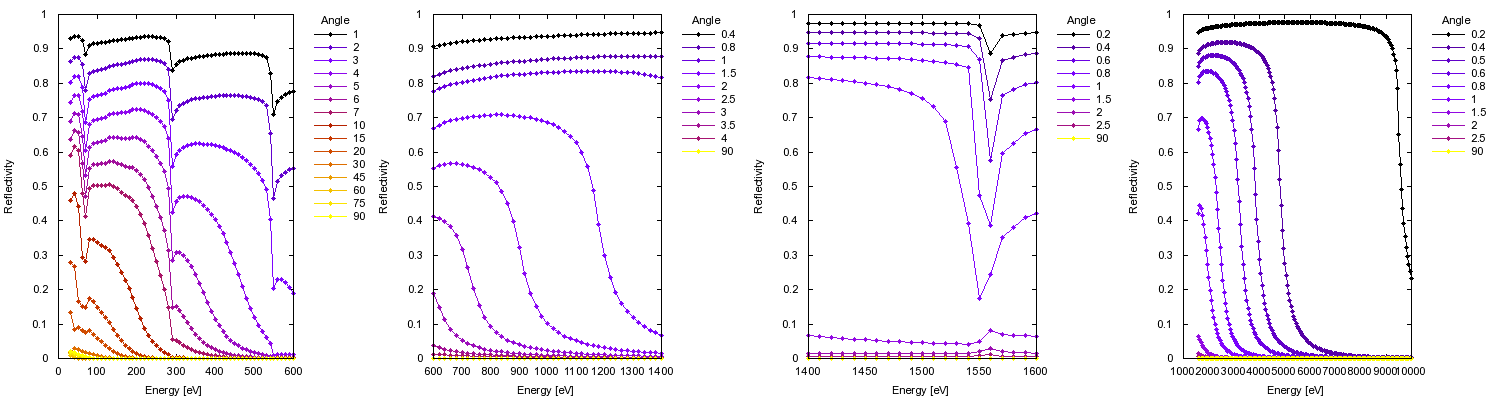

Write gnuplot code to recreate this figure.


#!/usr/bin/env gnuplot

emins = "30 600 1400 1600"

set xlabel 'Energy [eV]'
set ylabel 'Reflectivity' offset 1,0
set key right out reverse Left title 'Angle' samplen 0.5 box
unset colorbox
set xtics rotate by -45

outname = 'Al_5nmCO.pdf'
set out outname
set term pdf size 20,5 fontscale 0.7
#set term png size 1500,400 fontscale 0.7
set multiplot layout 1,words(emins)

do for [emin in emins] {

fs = system('ls -1 Al_5nmCO/'.emin.'*raw.dat')

# pull out the angle from the filename
ang(f) = sprintf("%g",1*f[strstrt(f,"_raw")-4:strstrt(f,"_raw")-1])

plot for [i=1:words(fs)] word(fs,i) u 1:2:(log(1*ang(word(fs,i)))) w lp palette pt 7 ps 0.5 t ang(word(fs,i))

}
unset multi
set out
print 'Wrote to '.outname
